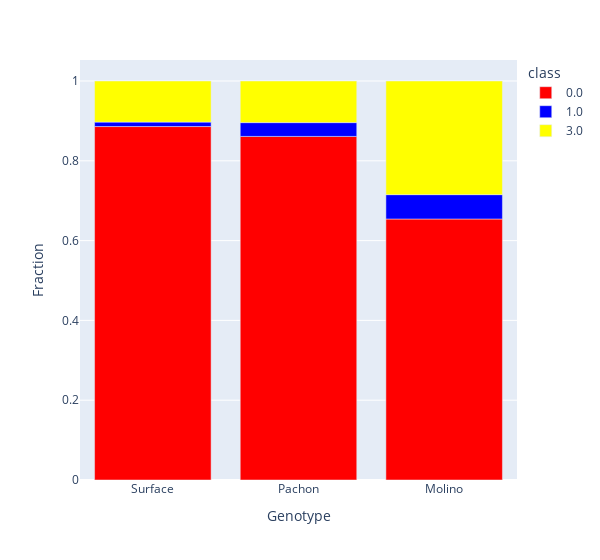

Here is the notebook cell this chart was saved with:
### Code cell
f = px.bar(agged, x='Genotype', y='Fraction', color='class', color_discrete_map=color_map, category_orders=category_orders, width=600)
f.write_html('Fractions_'+variant+'.html')
f.write_image('Fractions_'+variant+'.png')
f

### Figure 1 — Plotly figure (JSON) as saved in the notebook; plotly's stock layout.template omitted (floating-point values rounded to 4 significant figures)
{"data": [{"alignmentgroup": "True", "hovertemplate": "class=0.0<br>Genotype=%{x}<br>Fraction=%{y}<extra></extra>", "legendgroup": "0.0", "marker": {"color": "red", "pattern": {"shape": ""}}, "name": "0.0", "offsetgroup": "0.0", "orientation": "v", "showlegend": true, "textposition": "auto", "type": "bar", "x": ["Molino", "Pachon", "Surface"], "xaxis": "x", "y": [0.6541, 0.8611, 0.8858], "yaxis": "y"}, {"alignmentgroup": "True", "hovertemplate": "class=1.0<br>Genotype=%{x}<br>Fraction=%{y}<extra></extra>", "legendgroup": "1.0", "marker": {"color": "blue", "pattern": {"shape": ""}}, "name": "1.0", "offsetgroup": "1.0", "orientation": "v", "showlegend": true, "textposition": "auto", "type": "bar", "x": ["Molino", "Pachon", "Surface"], "xaxis": "x", "y": [0.06109, 0.03456, 0.01112], "yaxis": "y"}, {"alignmentgroup": "True", "hovertemplate": "class=3.0<br>Genotype=%{x}<br>Fraction=%{y}<extra></extra>", "legendgroup": "3.0", "marker": {"color": "yellow", "pattern": {"shape": ""}}, "name": "3.0", "offsetgroup": "3.0", "orientation": "v", "showlegend": true, "textposition": "auto", "type": "bar", "x": ["Molino", "Pachon", "Surface"], "xaxis": "x", "y": [0.2848, 0.1043, 0.1031], "yaxis": "y"}], "layout": {"barmode": "relative", "legend": {"title": {"text": "class"}, "tracegroupgap": 0}, "margin": {"t": 60}, "width": 600, "xaxis": {"anchor": "y", "categoryarray": ["Surface", "Pachon", "Molino"], "categoryorder": "array", "domain": [0, 1], "title": {"text": "Genotype"}}, "yaxis": {"anchor": "x", "domain": [0, 1], "title": {"text": "Fraction"}}}}
